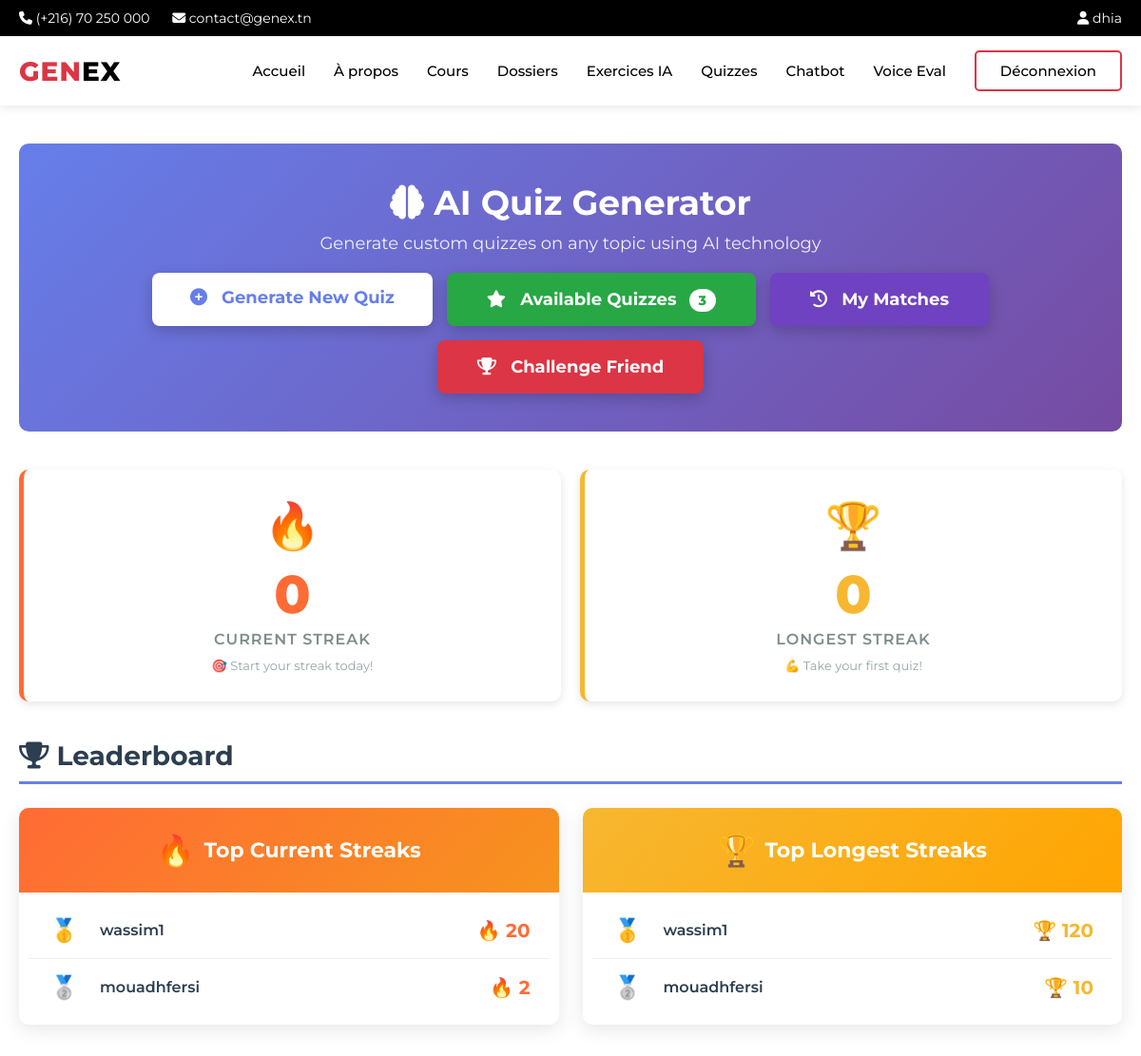
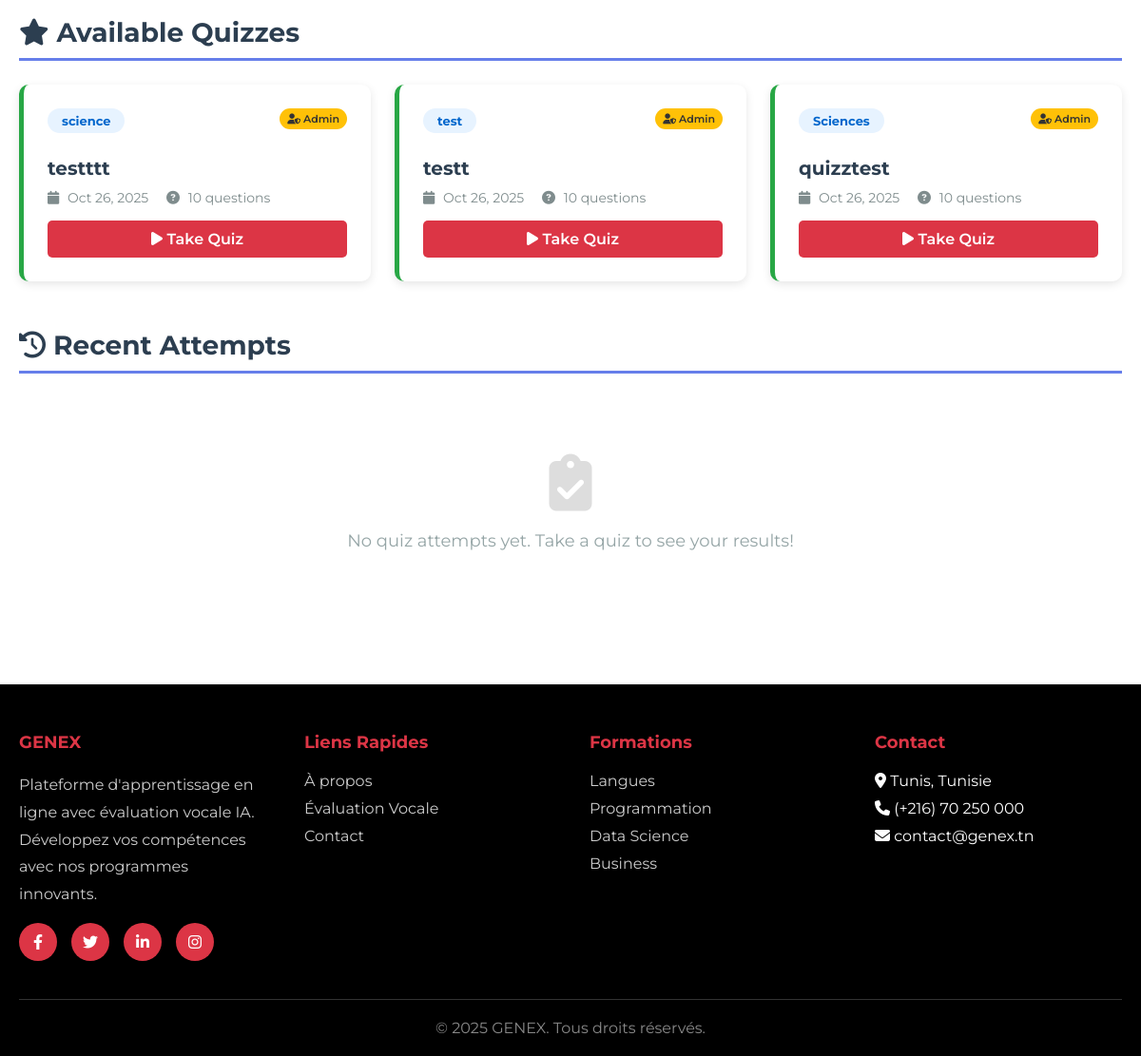
The page /quizzes/ (signed in) on the database as committed earlier (2 pictures, top to bottom).
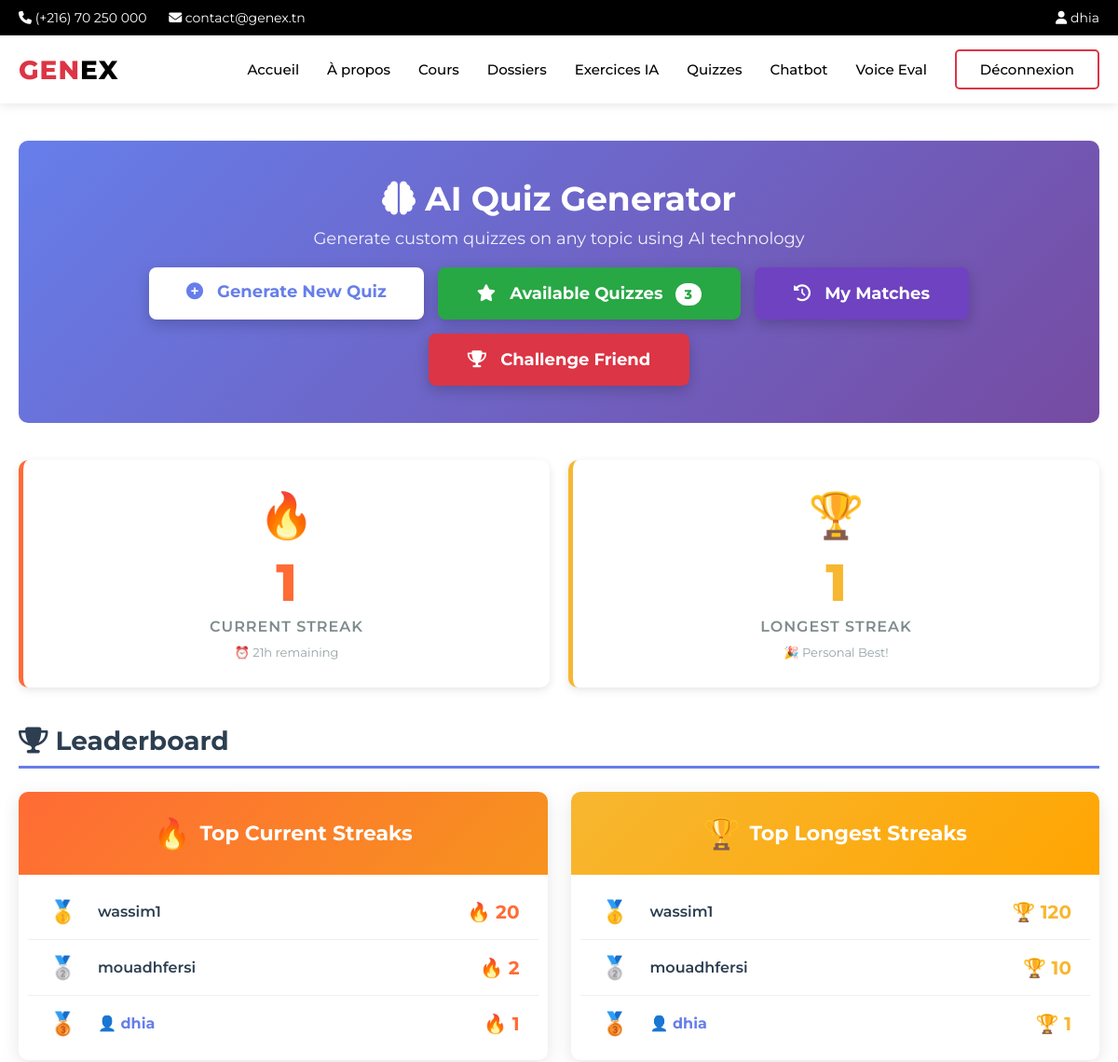
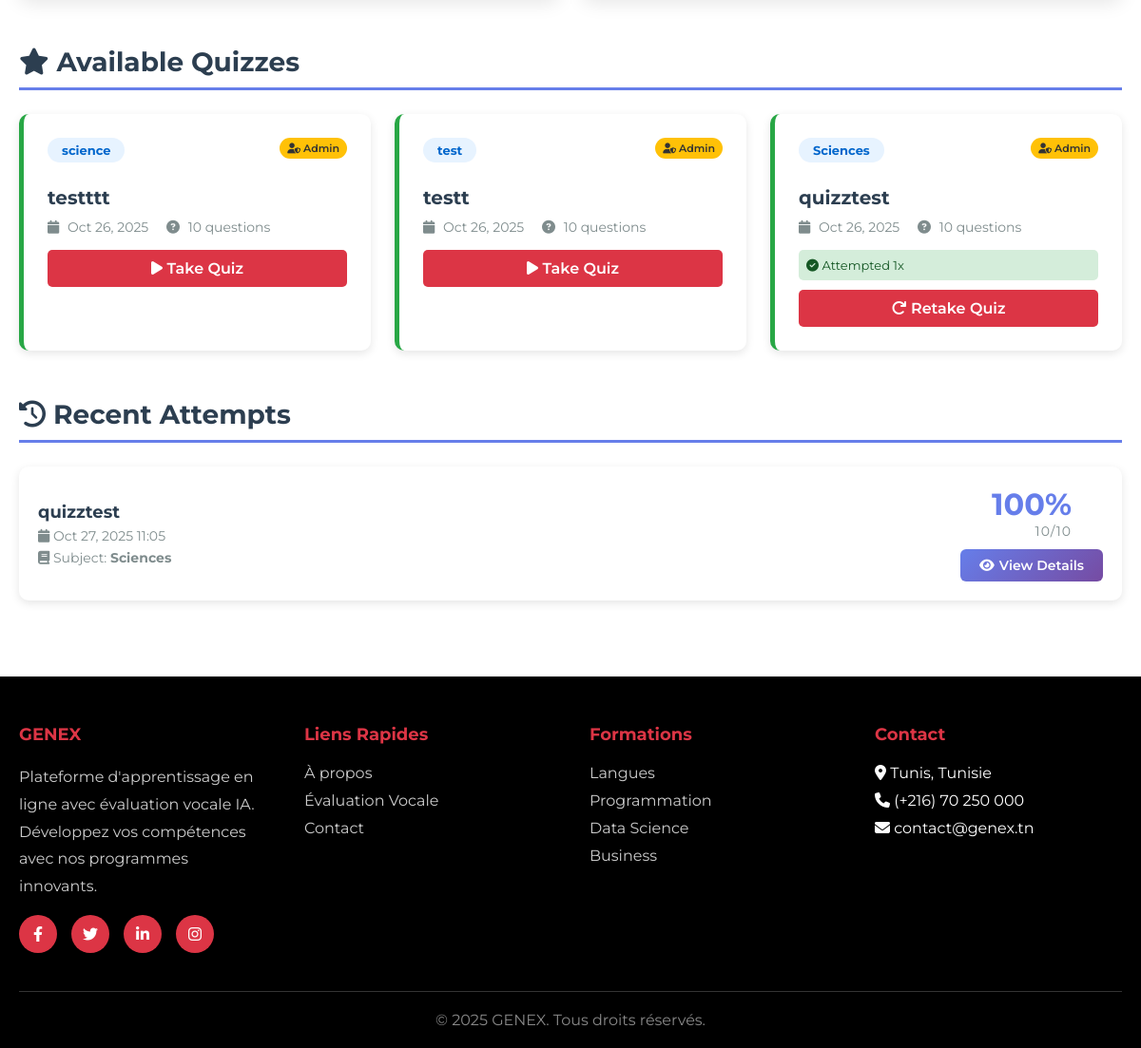
The same page on the database as committed later (2 pictures, top to bottom).
### users/models.py (models this page shows, shortened)
class User(AbstractUser):
    USER_TYPE_CHOICES = (
        ('admin', 'Admin'),
        ('student', 'Student'),
    )
    LEVEL_CHOICES = (
        ('weak', 'Weak'),
        ('medium', 'Medium'),
        ('advanced', 'Advanced'),
    )
    user_type = models.CharField(max_length=10, choices=USER_TYPE_CHOICES, default='student')
    level = models.CharField(max_length=10, choices=LEVEL_CHOICES, blank=True, null=True)
    student_class = models.CharField(max_length=50, blank=True, null=True)
    current_streak = models.IntegerField(default=0, help_text="Current consecutive days with quiz completion")
    longest_streak = models.IntegerField(default=0, help_text="Longest streak ever achieved")
    last_quiz_date = models.DateTimeField(null=True, blank=True, help_text="Last time user completed a quiz")
    THEME_CHOICES = (
        ('light', 'Light'),
        ('dark', 'Dark'),
        ('auto', 'Auto'),
    )
    theme_preference = models.CharField(max_length=10, choices=THEME_CHOICES, default='auto', help_text="User's theme preference")

### quizzes/models.py (models this page shows, shortened)
class Quiz(models.Model):
    title = models.CharField(max_length=255)
    subject = models.CharField(max_length=255)
    user_prompt = models.TextField()
    created_by = models.ForeignKey(settings.AUTH_USER_MODEL, on_delete=models.CASCADE, related_name='created_quizzes')
    created_at = models.DateTimeField(default=timezone.now)
    is_active = models.BooleanField(default=True)
    class Meta:
        verbose_name = 'Quiz'
        verbose_name_plural = 'Quizzes'
        ordering = ['-created_at']

class QuizAttempt(models.Model):
    quiz = models.ForeignKey(Quiz, on_delete=models.CASCADE, related_name='attempts')
    user = models.ForeignKey(settings.AUTH_USER_MODEL, on_delete=models.CASCADE, related_name='quiz_attempts')
    score = models.IntegerField(default=0)
    total_questions = models.IntegerField(default=10)
    percentage = models.FloatField(default=0.0)
    answers = models.JSONField(default=dict)  # Store user's answers as JSON
    completed_at = models.DateTimeField(default=timezone.now)
    class Meta:
        verbose_name = 'Quiz Attempt'
        verbose_name_plural = 'Quiz Attempts'
        ordering = ['-completed_at']

### quizzes/views.py (the view)
# urls.py: path('', views.quiz_home, name='home'),
@login_required
def quiz_home(request):
    streak_info = check_and_update_streak(request.user)
    time_info = get_time_until_streak_expires(request.user)
    user_quizzes = Quiz.objects.filter(created_by=request.user)
    from django.contrib.auth import get_user_model
    from django.db.models import Q
    User = get_user_model()
    available_quizzes = Quiz.objects.filter(
        is_active=True
    ).filter(
        Q(created_by__user_type='admin') | Q(created_by__is_superuser=True)
    ).exclude(created_by=request.user).order_by('-created_at')
    for quiz in available_quizzes:
        quiz.user_attempted = QuizAttempt.objects.filter(quiz=quiz, user=request.user).exists()
        quiz.attempt_count = QuizAttempt.objects.filter(quiz=quiz, user=request.user).count()
    user_attempts = QuizAttempt.objects.filter(user=request.user).select_related('quiz')[:5]
    top_current_streaks = User.objects.filter(
        current_streak__gt=0
    ).order_by('-current_streak', '-last_quiz_date')[:10]
    top_longest_streaks = User.objects.filter(
        longest_streak__gt=0
    ).order_by('-longest_streak', '-current_streak')[:10]
    context = {
        'user_quizzes': user_quizzes,
        'available_quizzes': available_quizzes,
        'user_attempts': user_attempts,
        'current_streak': streak_info['current_streak'],
        'longest_streak': streak_info['longest_streak'],
        'streak_status': streak_info['status'],
        'time_until_expires': time_info,
        'top_current_streaks': top_current_streaks,
        'top_longest_streaks': top_longest_streaks,
    }
    return render(request, 'quizzes/home.html', context)

### quizzes/streak_utils.py (called while the page is built, shortened)
def check_and_update_streak(user):
    if not user.last_quiz_date:
        return {
            'current_streak': 0,
            'longest_streak': user.longest_streak,
            'status': 'no_history'
        }
    now = timezone.now()
    time_since_last_quiz = now - user.last_quiz_date
    hours_since_last_quiz = time_since_last_quiz.total_seconds() / 3600
    return {
        'current_streak': user.current_streak,
        'longest_streak': user.longest_streak,
        'status': 'active',
        'hours_since_last': hours_since_last_quiz
    }

### templates/quizzes/home.html (shortened to what the changed rows need)
{% extends 'main/base.html' %}
{% block content %}
<div class="quiz-container">
    <div class="quiz-header">
        <h1><i class="fas fa-brain"></i> AI Quiz Generator</h1>
    </div>
    <div class="streak-section">
        <div class="streak-card current">
            <div class="streak-icon">🔥</div>
            <div class="streak-number">{{ current_streak }}</div>
            <div class="streak-label">Current Streak</div>
            {% if current_streak > 0 and not time_until_expires.expired %}
                <div class="streak-timer {% if time_until_expires.hours_remaining < 5 %}warning{% endif %}">
                    ⏰ {{ time_until_expires.hours_remaining|floatformat:0 }}h remaining
                </div>
            {% elif current_streak > 0 %}
                <div class="streak-timer">
                    ✅ Complete a quiz tomorrow!
                </div>
            {% else %}
                <div class="streak-timer">
                    🎯 Start your streak today!
                </div>
            {% endif %}
        </div>
        <div class="streak-card longest">
            <div class="streak-icon">🏆</div>
            <div class="streak-number">{{ longest_streak }}</div>
            <div class="streak-label">Longest Streak</div>
            {% if longest_streak > 0 %}
                <div class="streak-timer">
                    🎉 Personal Best!
                </div>
            {% else %}
                <div class="streak-timer">
                    💪 Take your first quiz!
                </div>
            {% endif %}
        </div>
    </div>
    <h2 class="section-title"><i class="fas fa-trophy"></i> Leaderboard</h2>
    <div class="leaderboard-section">
        <div class="leaderboard-card">
            <div class="leaderboard-list">
                {% if top_current_streaks %}
                    {% for user in top_current_streaks %}
                    <div class="leaderboard-item">
                        <div class="leaderboard-rank {% if forloop.counter == 1 %}gold{% elif forloop.counter == 2 %}silver{% elif forloop.counter == 3 %}bronze{% endif %}">
                            {% if forloop.counter == 1 %}
                                <span class="medal-icon">🥇</span>
                            {% elif forloop.counter == 2 %}
                                <span class="medal-icon">🥈</span>
                            {% elif forloop.counter == 3 %}
                                <span class="medal-icon">🥉</span>
                            {% else %}
                                {{ forloop.counter }}
                            {% endif %}
                        </div>
                        <div class="leaderboard-user">
                            <div class="leaderboard-username {% if user.id == request.user.id %}current-user{% endif %}">
                                {{ user.username }}
                            </div>
                        </div>
                        <div class="leaderboard-streak current">
                            🔥 {{ user.current_streak }}
                        </div>
                    </div>
                    {% endfor %}
                {% else %}
                    <div class="leaderboard-empty">
                        <i class="fas fa-trophy"></i>
                        <p>No active streaks yet. Be the first!</p>
                    </div>
                {% endif %}
            </div>
        </div>
        <div class="leaderboard-card">
            <div class="leaderboard-list">
                {% if top_longest_streaks %}
                    {% for user in top_longest_streaks %}
                    <div class="leaderboard-item">
                        <div class="leaderboard-rank {% if forloop.counter == 1 %}gold{% elif forloop.counter == 2 %}silver{% elif forloop.counter == 3 %}bronze{% endif %}">
                            {% if forloop.counter == 1 %}
                                <span class="medal-icon">🥇</span>
                            {% elif forloop.counter == 2 %}
                                <span class="medal-icon">🥈</span>
                            {% elif forloop.counter == 3 %}
                                <span class="medal-icon">🥉</span>
                            {% else %}
                                {{ forloop.counter }}
                            {% endif %}
                        </div>
                        <div class="leaderboard-user">
                            <div class="leaderboard-username {% if user.id == request.user.id %}current-user{% endif %}">
                                {{ user.username }}
                            </div>
                        </div>
                        <div class="leaderboard-streak longest">
                            🏆 {{ user.longest_streak }}
                        </div>
                    </div>
                    {% endfor %}
                {% else %}
                    <div class="leaderboard-empty">
                        <i class="fas fa-trophy"></i>
                        <p>No streaks recorded yet. Start yours today!</p>
                    </div>
                {% endif %}
            </div>
        </div>
    </div>
    {% if available_quizzes %}
    <h2 class="section-title"><i class="fas fa-star"></i> Available Quizzes</h2>
    <div class="quiz-grid">
        {% for quiz in available_quizzes %}
        <div class="quiz-card" style="border-left-color: #28a745;">
            <div style="display: flex; justify-content: space-between; align-items: start; margin-bottom: 10px;">
                <span class="quiz-subject" style="background: #e7f3ff; color: #0066cc; font-weight: 700;">{{ quiz.subject }}</span>
                <span style="font-size: 11px; background: #ffc107; color: #333; padding: 4px 8px; border-radius: 12px; font-weight: 600;">
                    <i class="fas fa-user-shield"></i> Admin
                </span>
            </div>
            <h3>{{ quiz.title }}</h3>
            <div class="quiz-meta">
                <i class="fas fa-calendar"></i> {{ quiz.created_at|date:"M d, Y" }}
                <span style="margin-left: 15px;">
                    <i class="fas fa-question-circle"></i> {{ quiz.questions.count }} questions
                </span>
            </div>
            {% if quiz.user_attempted %}
                <div style="margin: 10px 0; padding: 8px; background: #d4edda; border-radius: 5px; font-size: 13px; color: #155724;">
                    <i class="fas fa-check-circle"></i> Attempted {{ quiz.attempt_count }}x
                </div>
            {% endif %}
            <a href="{% url 'quizzes:take_quiz' quiz.id %}" class="take-quiz-btn" style="background: #dc3545 !important; border-color: #dc3545 !important;">
                <i class="fas fa-{% if quiz.user_attempted %}redo{% else %}play{% endif %}"></i>
                {% if quiz.user_attempted %}Retake Quiz{% else %}Take Quiz{% endif %}
            </a>
        </div>
        {% endfor %}
    </div>
    {% endif %}
    <h2 class="section-title"><i class="fas fa-history"></i> Recent Attempts</h2>
    {% if user_attempts %}
        {% for attempt in user_attempts %}
        <div class="attempt-item">
            <div class="attempt-info">
                <h4>{{ attempt.quiz.title }}</h4>
                <p>
                    <i class="fas fa-calendar"></i> {{ attempt.completed_at|date:"M d, Y H:i" }}
                </p>
                <p style="margin-top: 5px;">
                    <i class="fas fa-book"></i> Subject: <strong>{{ attempt.quiz.subject }}</strong>
                </p>
            </div>
            <div class="attempt-actions">
                <div class="attempt-score">
                    <div class="score-value">{{ attempt.percentage|floatformat:0 }}%</div>
                    <div class="score-label">{{ attempt.score }}/{{ attempt.total_questions }}</div>
                </div>
                <a href="{% url 'quizzes:quiz_results' attempt.id %}" class="view-details-btn">
                    <i class="fas fa-eye"></i> View Details
                </a>
            </div>
        </div>
        {% endfor %}
    {% else %}
    <div class="empty-state">
        <i class="fas fa-clipboard-check"></i>
        <p>No quiz attempts yet. Take a quiz to see your results!</p>
    </div>
    {% endif %}
</div>
{% endblock %}

### templates/main/base.html (shortened to what the changed rows need)
{% load static %}
<!doctype html>
<html lang="en">
<head>
    <link rel="stylesheet" href="https://cdnjs.cloudflare.com/ajax/libs/font-awesome/6.4.0/css/all.min.css">
</head>
<body>
    <div class="top-bar">
        <div class="container">
            <div>
                {% if user.is_authenticated %}
                    <a href="{% url 'main:dashboard' %}"><i class="fas fa-user"></i> {{ user.username }}</a>
                {% else %}
                    <a href="{% url 'main:signin' %}">Espace étudiant</a>
                {% endif %}
            </div>
        </div>
    </div>
    <main>
        {% block content %}{% endblock %}
    </main>
</body>
</html>

Rows that differ between the two databases and show on the page:
now on one of the page's lists (row edited): User: username "dhia", current_streak "1", longest_streak "1"
shown differently, row unchanged: Quiz "quizztest": attempt_count (not shown) → "1"; text "Take Quiz" → "Attempted x Retake Quiz"
added QuizAttempt: quiz "quizztest", completed_at "Oct 27, 2025 11:05", quiz.subject "Sciences", percentage "100", score "10", total_questions "10"
Other text that changed with them:
{{ current_streak }}: "0" → "1"
{{ time_until_expires.hours_remaining|floatformat:0 }}: (not shown) → "21"
{{ longest_streak }}: "0" → "1"
text no longer shown: "🎯 Start your streak today! 💪 Take your first quiz! No quiz attempts yet. Take a quiz to see your results!"
text now shown: "⏰ h remaining 🎉 Personal Best!"
